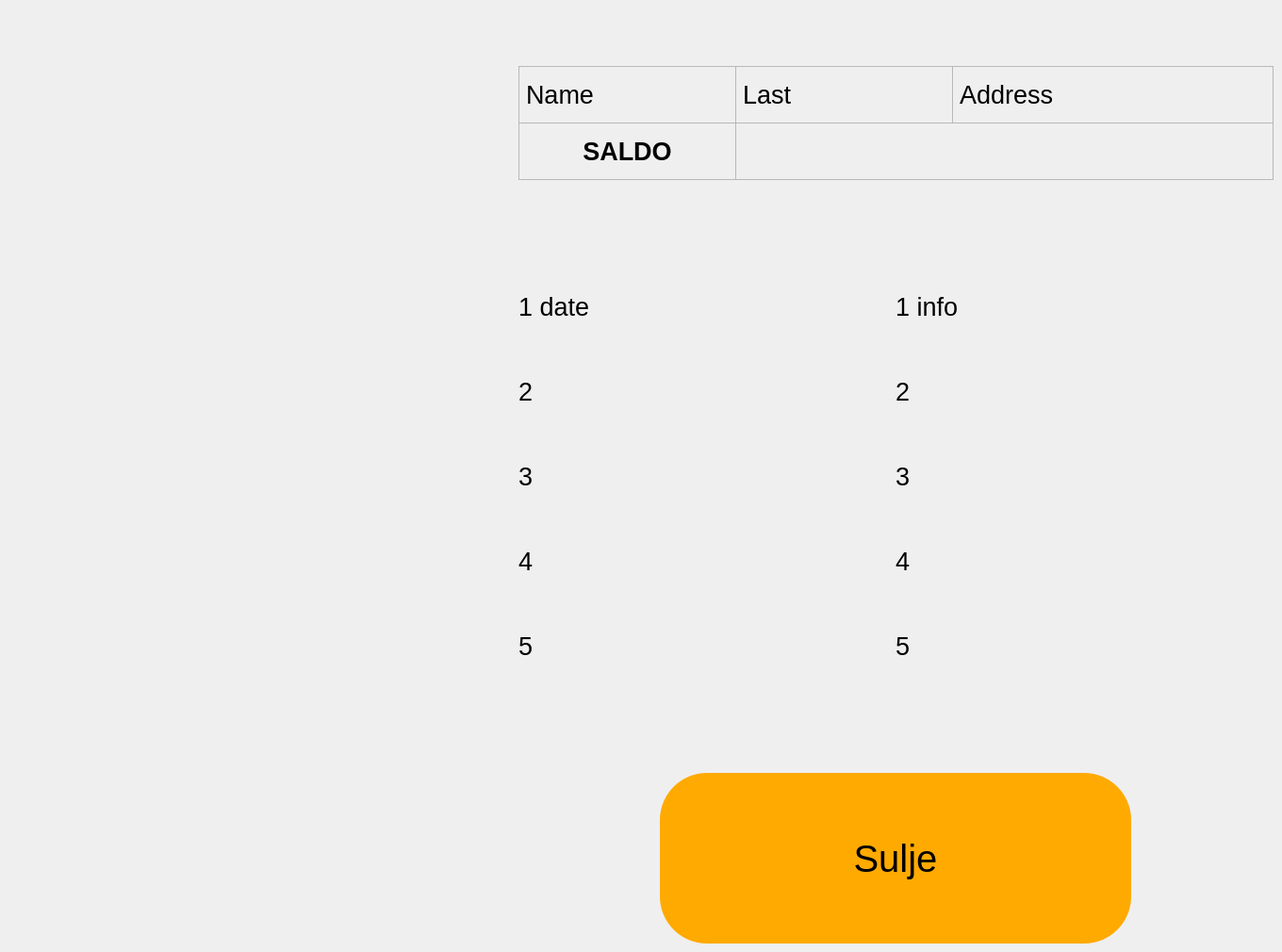
      <widget class="QWidget" name="page_2">
       <widget class="QPushButton" name="pushButtonBack_2">
        <property name="geometry">
         <rect>
          <x>700</x>
          <y>820</y>
          <width>500</width>
          <height>181</height>
         </rect>
        </property>
        <property name="font">
         <font>
          <pointsize>30</pointsize>
         </font>
        </property>
        <property name="styleSheet">
         <string notr="true">background-color:rgb(255, 170, 0);
border-radius: 50px;</string>
        </property>
        <property name="text">
         <string>Sulje</string>
        </property>
       </widget>
       <widget class="QLabel" name="labelCB_Name">
        <property name="geometry">
         <rect>
          <x>550</x>
          <y>70</y>
          <width>231</width>
          <height>61</height>
         </rect>
        </property>
        <property name="font">
         <font>
          <pointsize>20</pointsize>
         </font>
        </property>
        <property name="styleSheet">
         <string notr="true"/>
        </property>
        <property name="frameShape">
         <enum>QFrame::StyledPanel</enum>
        </property>
        <property name="text">
         <string>Name</string>
        </property>
       </widget>
       <widget class="QLabel" name="labelCB_date_1">
        <property name="geometry">
         <rect>
          <x>550</x>
          <y>280</y>
          <width>400</width>
          <height>91</height>
         </rect>
        </property>
        <property name="font">
         <font>
          <pointsize>20</pointsize>
         </font>
        </property>
        <property name="frameShape">
         <enum>QFrame::NoFrame</enum>
        </property>
        <property name="text">
         <string>1 date</string>
        </property>
       </widget>
       <widget class="QLabel" name="labelCB_Lastname">
        <property name="geometry">
         <rect>
          <x>780</x>
          <y>70</y>
          <width>231</width>
          <height>61</height>
         </rect>
        </property>
        <property name="font">
         <font>
          <pointsize>20</pointsize>
         </font>
        </property>
        <property name="styleSheet">
         <string notr="true"/>
        </property>
        <property name="frameShape">
         <enum>QFrame::StyledPanel</enum>
        </property>
        <property name="text">
         <string>Last</string>
        </property>
       </widget>
       <widget class="QLabel" name="labelCB_info_1">
        <property name="geometry">
         <rect>
          <x>950</x>
          <y>280</y>
          <width>400</width>
          <height>91</height>
         </rect>
        </property>
        <property name="font">
         <font>
          <pointsize>20</pointsize>
         </font>
        </property>
        <property name="frameShape">
         <enum>QFrame::NoFrame</enum>
        </property>
        <property name="text">
         <string>1 info</string>
        </property>
       </widget>
       <widget class="QLabel" name="labelCB_date_2">
        <property name="geometry">
         <rect>
          <x>550</x>
          <y>370</y>
          <width>400</width>
          <height>91</height>
         </rect>
        </property>
        <property name="font">
         <font>
          <pointsize>20</pointsize>
         </font>
        </property>
        <property name="frameShape">
         <enum>QFrame::NoFrame</enum>
        </property>
        <property name="text">
         <string>2</string>
        </property>
       </widget>
       <widget class="QLabel" name="labelCB_date_3">
        <property name="geometry">
         <rect>
          <x>550</x>
          <y>460</y>
          <width>400</width>
          <height>91</height>
         </rect>
        </property>
        <property name="font">
         <font>
          <pointsize>20</pointsize>
         </font>
        </property>
        <property name="frameShape">
         <enum>QFrame::NoFrame</enum>
        </property>
        <property name="text">
         <string>3</string>
        </property>
       </widget>
       <widget class="QLabel" name="labelCB_date_4">
        <property name="geometry">
         <rect>
          <x>550</x>
          <y>550</y>
          <width>400</width>
          <height>91</height>
         </rect>
        </property>
        <property name="font">
         <font>
          <pointsize>20</pointsize>
         </font>
        </property>
        <property name="frameShape">
         <enum>QFrame::NoFrame</enum>
        </property>
        <property name="text">
         <string>4</string>
        </property>
       </widget>
       <widget class="QLabel" name="labelCB_date_5">
        <property name="geometry">
         <rect>
          <x>550</x>
          <y>640</y>
          <width>400</width>
          <height>91</height>
         </rect>
        </property>
        <property name="font">
         <font>
          <pointsize>20</pointsize>
         </font>
        </property>
        <property name="frameShape">
         <enum>QFrame::NoFrame</enum>
        </property>
        <property name="text">
         <string>5</string>
        </property>
       </widget>
       <widget class="QLabel" name="labelCB_info_2">
        <property name="geometry">
         <rect>
          <x>950</x>
          <y>370</y>
          <width>400</width>
          <height>91</height>
         </rect>
        </property>
        <property name="font">
         <font>
          <pointsize>20</pointsize>
         </font>
        </property>
        <property name="frameShape">
         <enum>QFrame::NoFrame</enum>
        </property>
        <property name="text">
         <string>2</string>
        </property>
       </widget>
       <widget class="QLabel" name="labelCB_info_3">
        <property name="geometry">
         <rect>
          <x>950</x>
          <y>460</y>
          <width>400</width>
          <height>91</height>
         </rect>
        </property>
        <property name="font">
         <font>
          <pointsize>20</pointsize>
         </font>
        </property>
        <property name="frameShape">
         <enum>QFrame::NoFrame</enum>
        </property>
        <property name="text">
         <string>3</string>
        </property>
       </widget>
       <widget class="QLabel" name="labelCB_info_4">
        <property name="geometry">
         <rect>
          <x>950</x>
          <y>550</y>
          <width>400</width>
          <height>91</height>
         </rect>
        </property>
        <property name="font">
         <font>
          <pointsize>20</pointsize>
         </font>
        </property>
        <property name="frameShape">
         <enum>QFrame::NoFrame</enum>
        </property>
        <property name="text">
         <string>4</string>
        </property>
       </widget>
       <widget class="QLabel" name="labelCB_info_5">
        <property name="geometry">
         <rect>
          <x>950</x>
          <y>640</y>
          <width>400</width>
          <height>91</height>
         </rect>
        </property>
        <property name="font">
         <font>
          <pointsize>20</pointsize>
         </font>
        </property>
        <property name="frameShape">
         <enum>QFrame::NoFrame</enum>
        </property>
        <property name="text">
         <string>5</string>
        </property>
       </widget>
       <widget class="QLabel" name="label_balance_saldoText">
        <property name="geometry">
         <rect>
          <x>550</x>
          <y>130</y>
          <width>231</width>
          <height>61</height>
         </rect>
        </property>
        <property name="font">
         <font>
          <pointsize>20</pointsize>
          <weight>75</weight>
          <bold>true</bold>
         </font>
        </property>
        <property name="styleSheet">
         <string notr="true"/>
        </property>
        <property name="frameShape">
         <enum>QFrame::StyledPanel</enum>
        </property>
        <property name="text">
         <string>SALDO</string>
        </property>
        <property name="alignment">
         <set>Qt::AlignCenter</set>
        </property>
       </widget>
       <widget class="QLabel" name="label_balance_saldo">
        <property name="geometry">
         <rect>
          <x>780</x>
          <y>130</y>
          <width>571</width>
          <height>61</height>
         </rect>
        </property>
        <property name="font">
         <font>
          <pointsize>20</pointsize>
          <weight>75</weight>
          <bold>true</bold>
         </font>
        </property>
        <property name="styleSheet">
         <string notr="true"/>
        </property>
        <property name="frameShape">
         <enum>QFrame::StyledPanel</enum>
        </property>
        <property name="text">
         <string/>
        </property>
        <property name="alignment">
         <set>Qt::AlignCenter</set>
        </property>
       </widget>
       <widget class="QLabel" name="labelCB_address">
        <property name="geometry">
         <rect>
          <x>1010</x>
          <y>70</y>
          <width>341</width>
          <height>61</height>
         </rect>
        </property>
        <property name="font">
         <font>
          <pointsize>20</pointsize>
         </font>
        </property>
        <property name="styleSheet">
         <string notr="true"/>
        </property>
        <property name="frameShape">
         <enum>QFrame::StyledPanel</enum>
        </property>
        <property name="frameShadow">
         <enum>QFrame::Plain</enum>
        </property>
        <property name="text">
         <string>Address</string>
        </property>
       </widget>
      </widget>
